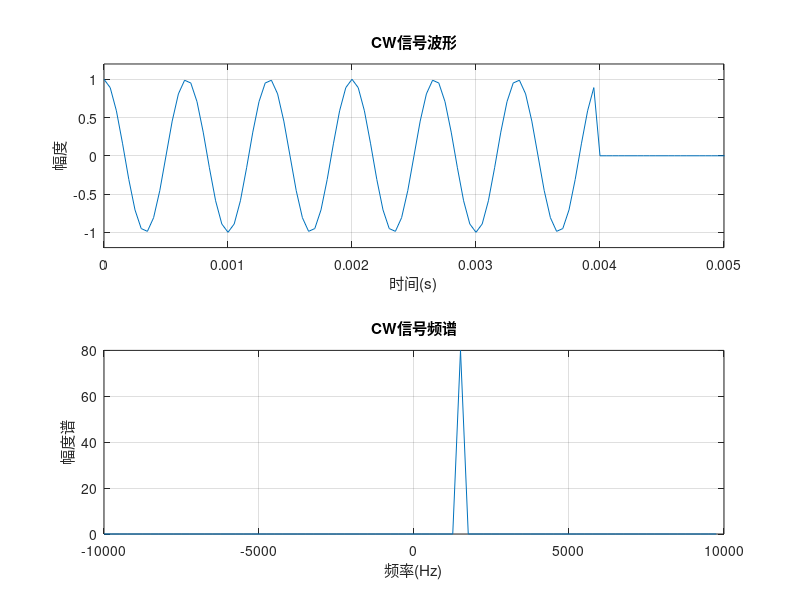
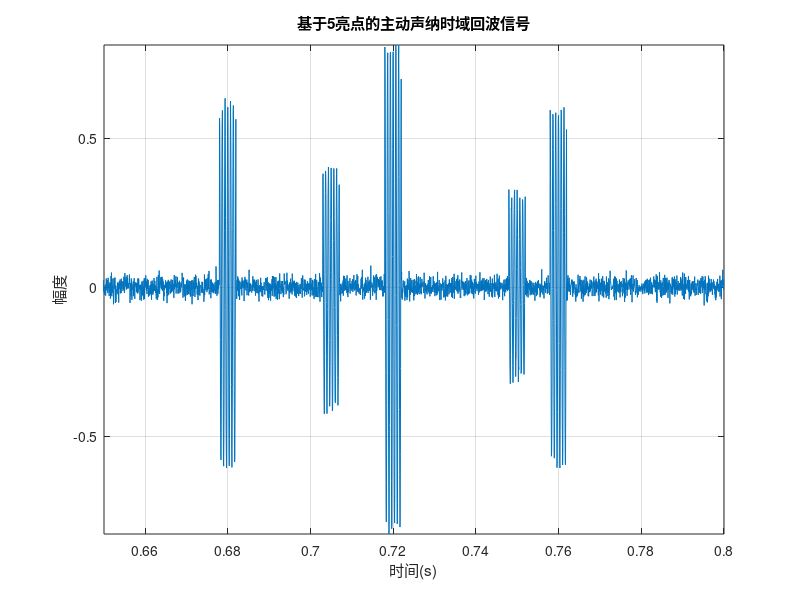
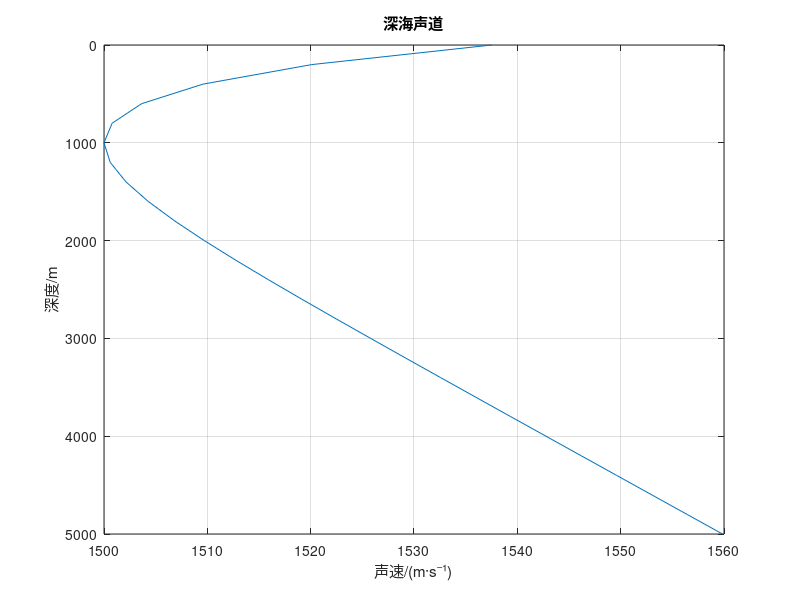

Recreate these plots in MATLAB, in order. (Note: this script raises an error after producing the figures.)
clc;clear;close all;
%% 发射信号_线性调频信号 -----------------------------------------------------------------------

% 信号参数
T = 4e-3; % 脉冲宽度 4ms
f1 = 1.5e3; % 频率下限 1.5kHz
f2 = 2.5e3; % 频率上限 2.5kHz
fs = 20e3; % 采样频率 20kHz
t = 0:1/fs:T - 1/fs; % 时间序列
N = length(t);
new_t = 0:1/fs:0.8-1/fs;%显示到0.8s

% 计算调频斜率
k = (f2 - f1) / T;

% 生成线性调频信号
%s_t =  exp(1j*2*pi*(f1*t + 0.5*k*t.^2)); % 按照线性调频信号公式生成
%new_s_t =[ s_t,zeros(1,length(new_t)-length(s_t))]; % 使用chirp函数生成线性调频信号
%生成CW信号  中心频率1.5kHz
s_t =  exp(1j*2*pi*(f1*t)); 
new_s_t =[ s_t,zeros(1,length(new_t)-length(s_t))];
% 绘制信号波形
figure(1)
subplot(2,1,1)
plot(new_t, real(new_s_t)) ;% 绘制实部
title('CW信号波形');xlabel('时间(s)');ylabel('幅度');grid on;axis([0,0.005,-1.2,1.2])

% 绘制信号频谱
N = length(s_t);
f = (-fs/2:fs/N:fs/2 - fs/N);
S_f = fftshift(fft(s_t));
subplot(2,1,2)
plot(f, abs(S_f))
title('CW信号频谱');xlabel('频率(Hz)');ylabel('幅度谱');grid on;
%% 目标散射函数


% 找到与时间点对应的索引（假设时间序列是均匀采样的）
index_068 = round((0.68 - new_t(1)) / (new_t(2) - new_t(1)));
index_0705 = round((0.705 - new_t(1)) / (new_t(2) - new_t(1)));
index_072 = round((0.72 - new_t(1)) / (new_t(2) - new_t(1)));
index_075 = round((0.75 - new_t(1)) / (new_t(2) - new_t(1)));
index_076 = round((0.76 - new_t(1)) / (new_t(2) - new_t(1)));

f_scatt = zeros(1, length(new_t));
f_scatt(index_068) = 0.6;
f_scatt(index_0705) = 0.4;
f_scatt(index_072) = 0.8;
f_scatt(index_075) = 0.3;
f_scatt(index_076) = 0.6;

y_0 = conv(f_scatt, s_t,'same');
noise_level = 0.02; % 噪声强度，可以根据实际情况调整
white_noise = noise_level*(randn(size(y_0))+j*randn(size(y_0)));
y_0 = y_0 + white_noise;

figure(2);
plot(new_t, real(y_0)); % 绘制实部
title('基于5亮点的主动声纳时域回波信号');
xlabel('时间(s)');
ylabel('幅度');grid on;
axis([0.65,0.8,-inf ,inf]);
%% 绘制声速刨面
z = 0:200:5000;
c0 = 1500;
e = 0.57e-2;
B = 1000;
z0 = 1000;
a = 2*(z - z0)/B;
c = c0*(1 + e*(exp(-a)-(1 - a)));
figure(3)
plot(c,z);grid on;
xlabel('声速/(m·s⁻¹)');ylabel('深度/m');title('深海声道');
set(gca,'YDir','reverse');

%% 绘制声线轨迹
bellhopM( 'test_ray' ) %figure4

%% 绘制脉冲响应 此处存在问题

bellhopM( 'test' )
load test.mat
%%单位冲激响应
[p,m,n]=size(DelArr);
delay=reshape(DelArr,m,n);
amp1=reshape(AArr,m,n);
amp = abs(amp1); %取模  
x = delay(m,:); %获取第50个接收机的时延和幅值
y = amp(m,:);
figure(5)
stem(x,y)
grid on
xlabel('相对时延/s')
ylabel('幅度')
title('单位冲激响应')

%%归一化冲激响应
Amp_Delay = [x;y];
Amp_Delay(:,all(Amp_Delay==0,1))=[]; %去掉0值
Amp_Delay=sortrows(Amp_Delay',1);  %按照时延从小到大排序
normDelay = Amp_Delay(:,1)-Amp_Delay(1,1);%归一化时延
normAmp = Amp_Delay(:,2)/Amp_Delay(1,2);%归一化幅度
figure(6)
stem(normDelay,normAmp,'^')
grid on
xlabel('相对时延/s')
ylabel('归一化幅度')
title('归一化冲激响应')

%% 目标回波
%%亮点参数
%参考文献：一种水下多亮点目标模拟器的设计 宋绪栋,刘鹏仲
a = 70 ;    %a表示潜艇长轴
b = 6 ;    %b表示潜艇短轴
c = 1500;
r = 200;%离潜艇中心点 200 m 处
%theta = linspace(1,180,180);
theta = 0;
%阵元A
%阵元A的参数
A1 = 0.4*0.2* a/sqrt(  (1+a.*a./(b*r))*(1+b/r) );
tau1 = a.*cos(theta*pi/180)/c;
phi1 = pi/4;

%阵元F
A6 = 0.4*0.2* a/sqrt(  (1+a.*a./(b*r))*(1+b/r) );
tau6 = -a.*cos(theta*pi/180)/c;
phi6 = pi/4;

%阵元C
h = 6;d = 10;e = 3;
l = 10;%舰桥中心与 艇体中心相距 10 m
A3 = h*d*e*sqrt(l/pi)./(2* (e.^2 .* (sin(theta*pi/180).^2) + d.^2.*(cos(theta*pi/180).^2)).^(3/4)  );
tau3 = -l*cos(theta*pi/180) + sqrt(e.^2.*(sin(theta*pi/180).^2) + d.^2.*(cos(theta*pi/180).^2))/c;
phi3 = 0;

%阵元B、D、E
A2 = (a.^2.*(sin(theta*pi/180).^2)  + b.^2.*(cos(theta*pi/180).^2) )/2*a;
tau2 = -sqrt(a.^2.*(cos(theta*pi/180).^2) + b.^2.*(sin(theta*pi/180).^2))/c;
phi2 = 0;

A4 = (a.^2.*(sin(theta*pi/180).^2)  + b.^2.*(cos(theta*pi/180).^2) )/2*a;
tau4 = -sqrt(a.^2.*(cos(theta*pi/180).^2)+ b.^2.*(sin(theta*pi/180).^2))/c;
phi4 = 0;

A5 = (a.^2.*(sin(theta*pi/180).^2)  + b.^2.*(cos(theta*pi/180).^2) )/2*a;
tau5 = -sqrt(a.^2.*(cos(theta*pi/180).^2)+ b.^2.*(sin(theta*pi/180).^2))/c;
phi5 = 0;

%% 信号频率为 30 kHz,脉宽为 1.25 ms的CW信号
% 定义参数
fs = 100000; % 采样频率，可根据需要调整，这里设置为100kHz
t = 0:1/fs:1.25e-3; % 时间向量，对应脉宽1.25ms
fc = 30000; % 信号频率为30kHz

t_scale = 0:1/fs:0.2;

% 生成CW脉冲信号
cw_pulse = 3*cos(2*pi*fc*t);
cw_pulse = [cw_pulse zeros(1,length(t_scale)-length(t))];
% 绘制信号波形
figure(7)
plot(t_scale, cw_pulse);
xlabel('时间 (s)');ylabel('幅度');title('CW脉冲信号波形');grid on;axis([0,0.2,-50,50]);

%% 回波信号
%阵元A
delay1_n = round(tau1/(1/fs)); %亮点A造成的延迟
CW_1 = A1.*3*cos(2*pi*fc*t+phi1);%亮点A造成的幅度变化
CW_1 = [zeros(1,delay1_n) , CW_1, zeros(1,length(t_scale)-length(t)-delay1_n)];
figure(8)
plot(t_scale*1000, CW_1);
xlabel('时间/ms');ylabel('幅度');title('反射的回波信号');grid on;axis([0,200,-50,50]);

%阵元B
delay2_n = round(tau2/(1/fs)); %亮点B造成的延迟
CW_2 = A2.*3.*cos(2*pi*fc*t+phi2);%亮点B造成的幅度变化
CW_2 = [zeros(1,delay2_n) , CW_2, zeros(1,length(t_scale)-length(t)-delay2_n)];


%阵元C
delay3_n = round(tau3/(1/fs)); 
CW_3 = A3.*3.*cos(2*pi*fc*t+phi3);
CW_3 = [zeros(1,abs(delay3_n)) , CW_3, zeros(1,length(t_scale)-length(t)-abs(delay3_n))];
figure
plot(t_scale, CW_3);
xlabel('时间 (s)');ylabel('幅度');title('反射的回波信号');grid on;axis([0,0.2,-50,50]);

%阵元D
delay4_n = round(tau4/(1/fs)); 
CW_4 = A4.*3.*cos(2*pi*fc*t+phi4);
CW_4 = [zeros(1,delay4_n) , CW_4, zeros(1,length(t_scale)-length(t)-delay4_n)];

%阵元E
delay5_n = round(tau5/(1/fs)); 
CW_5 = A5.*3.*cos(2*pi*fc*t+phi5);
CW_5 = [zeros(1,delay5_n) , CW_5, zeros(1,length(t_scale)-length(t)-delay5_n)];

%阵元F
delay6_n = round(tau6/(1/fs)); 
CW_6 = A6.*3.*cos(2*pi*fc*t+phi6);
CW_6 = [zeros(1,abs(delay6_n)) , CW_6, zeros(1,length(t_scale)-length(t)-abs(delay6_n))];
% figure
% plot(t_scale, CW_6);
% xlabel('时间 (s)');ylabel('幅度');title('反射的回波信号');grid on;axis([0,0.2,-50,50]);




